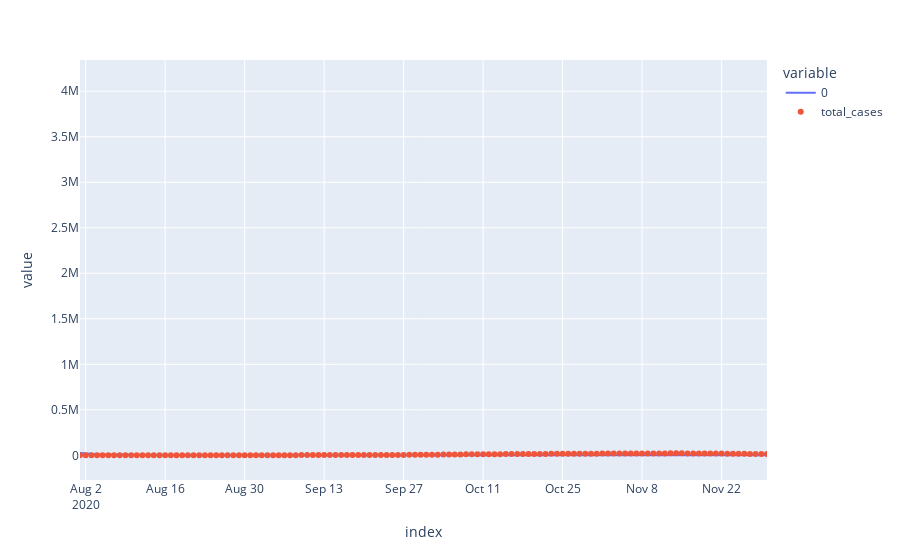

This figure's notebook cell:
### Code cell
plot_start_date = datetime(2020, 8, 1)
analysis_end_date = datetime(2020, 11, 30)

# plot = model_2.get_outputs_df()["IXage_60"].plot()
plot = pd.DataFrame(total_cases_pred_opt).plot()
plot.update_xaxes(range=(plot_start_date, analysis_end_date))
plot.add_trace(go.Scatter(x=D.index, y=D["cases"], mode='markers', name='total_cases'))
